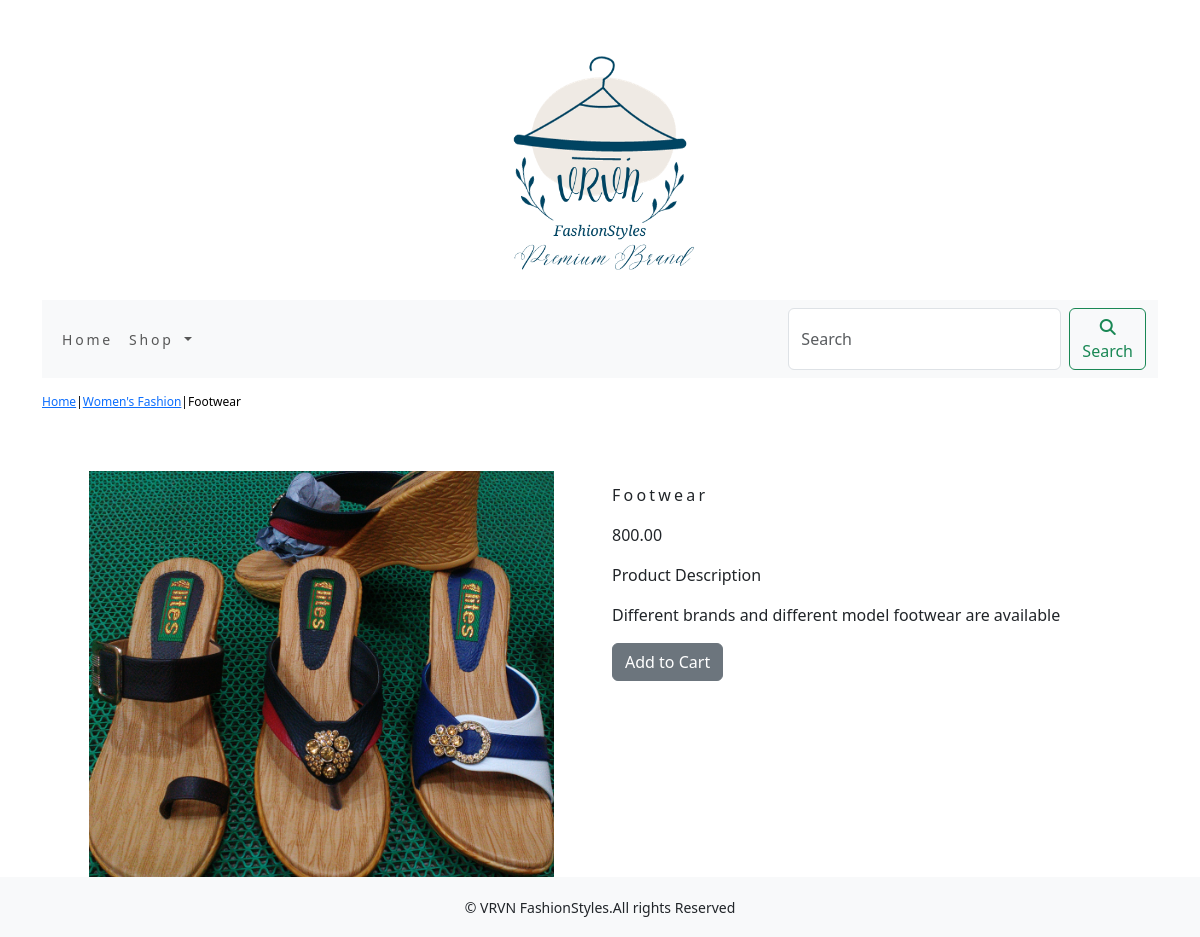
/shop/womens-fashion/footwear/, run on the app's committed database.
### shop/models.py (models this page shows, shortened)
class Product(models.Model):
    name=models.CharField(max_length=250,unique=True)
    slug = models.SlugField(max_length=250, unique=True)
    description=models.TextField(blank=True)
    price=models.DecimalField(max_digits=1000,decimal_places=2)
    category=models.ForeignKey(Category,on_delete=models.CASCADE)
    image=models.ImageField(upload_to='product',blank=True)
    stock=models.IntegerField()
    available=models.BooleanField(default=True)
    created=models.DateTimeField(auto_now_add=True)
    updated=models.DateTimeField(auto_now=True)
    class meta:
        ordering = ('name',)
        verbose_name = 'product'
        verbose_name_plural = 'products'

class Category(models.Model):
    name=models.CharField(max_length=250,unique=True)
    slug=models.SlugField(max_length=250,unique=True)
    description=models.TextField(blank=True)
    image=models.ImageField(upload_to='category',blank=True)
    class meta:
        ordering=('name',)
        verbose_name='category'
        verbose_name_plural='categories'
    def get_url(self):
        return reverse('shop:products_by_category',args=[self.slug])
    def __str__(self):
        return '{}'.format(self.name)

### shop/views.py (the view)
# urls.py: path('<slug:c_slug>/<slug:product_slug>/',views.proDetail,name='prodCatdetail'),
def proDetail(request,c_slug,product_slug):
    try:
        product=Product.objects.get(category__slug=c_slug,slug=product_slug)
    except Exception as e:
        raise e
    return render(request,'product.html',{'product':product})

### cart/context_processors.py (called while the page is built)
def counter(request):
    item_count=0
    if 'admin' in request.path:
        return {}
    else:
        try:
            cart=Cart.objects.filter(cart_id=_cart_id(request))
            car_item=CartItem.objects.all().filter(cart=cart[:1])
            for cart_item in car_item:
                item_count += cart_item.quantity
        except Cart.DoesNotExist:
            item_count=0
    return  dict(item_count=item_count)

### cart/views.py (called while the page is built)
def _cart_id(request):
    cart=request.session.session_key
    if not cart:
        cart=request.session.create()
    return cart

### shop/context_processors.py (called while the page is built)
def menu_links(request):
    links=Category.objects.all()
    return dict(links=links)

### template/product.html (shortened to what this page needs)
{% extends 'base.html' %}
{% load static %}
{% block content %}
<div class="row my_product_row_class">
    <div class="mx_auto">
        <p><a href="{% url 'shop:allProdCat' %}">Home</a>|<a href="{{product.grt_url}}">{{product.category}}</a>|{{product.name}}</p>
    </div>
</div>
<div class="container">
<br>
<div class="row">
    <div class="col-12 col-sm-12 col-md-12 col-lg-6 text-center">
        <div style="min-width:18rem">
            <img src="{{product.image.url}}" alt="{{product.name}}">
        </div>
    </div>
        <div class="col-12 col-sm-12 col-md-12 col-lg-6">
            <div>
            <h1 class="my_prod_title">{{product.name}}</h1>
            <p>{{product.price}}</p>
            <p class="my_title">Product Description</p>
            <p class="text-justify my_prod_text">{{product.description}}</p>
            {% if product.stock <= 0 %}
            <p class="text-justify my_prod_text"><b>Out of Stock</b></p>
            {% else %}
            <a class="btn btn-secondary" href="{% url 'cart:add_cart' product.id %}">Add to Cart</a>
            {% endif %}
        </div>
    </div>
    </div>
</div>
</div>
{% endblock %}

### static/css/custom.css (style rules this page uses)
.my_title { font-size:16px; text_transform:uppercase; letter spacing:.2em; }
.my_product_row_class { padding-top:15px; padding-bottom:20px; }
.my_product_row_class .mx_auto { color:#000; font-size:12px; text-decoration:none; }
.my_prod_title { font-size:16px; text_transform:uppercase; letter-spacing:.2em; padding-top:15px; padding-bottom:10px; }
.my_prod_text { padding-right:20px; }

### data on the page
Product: category "Women's Fashion", name "Footwear", image (picture), price "800.00", description "Different brands and different model footwear are available"
